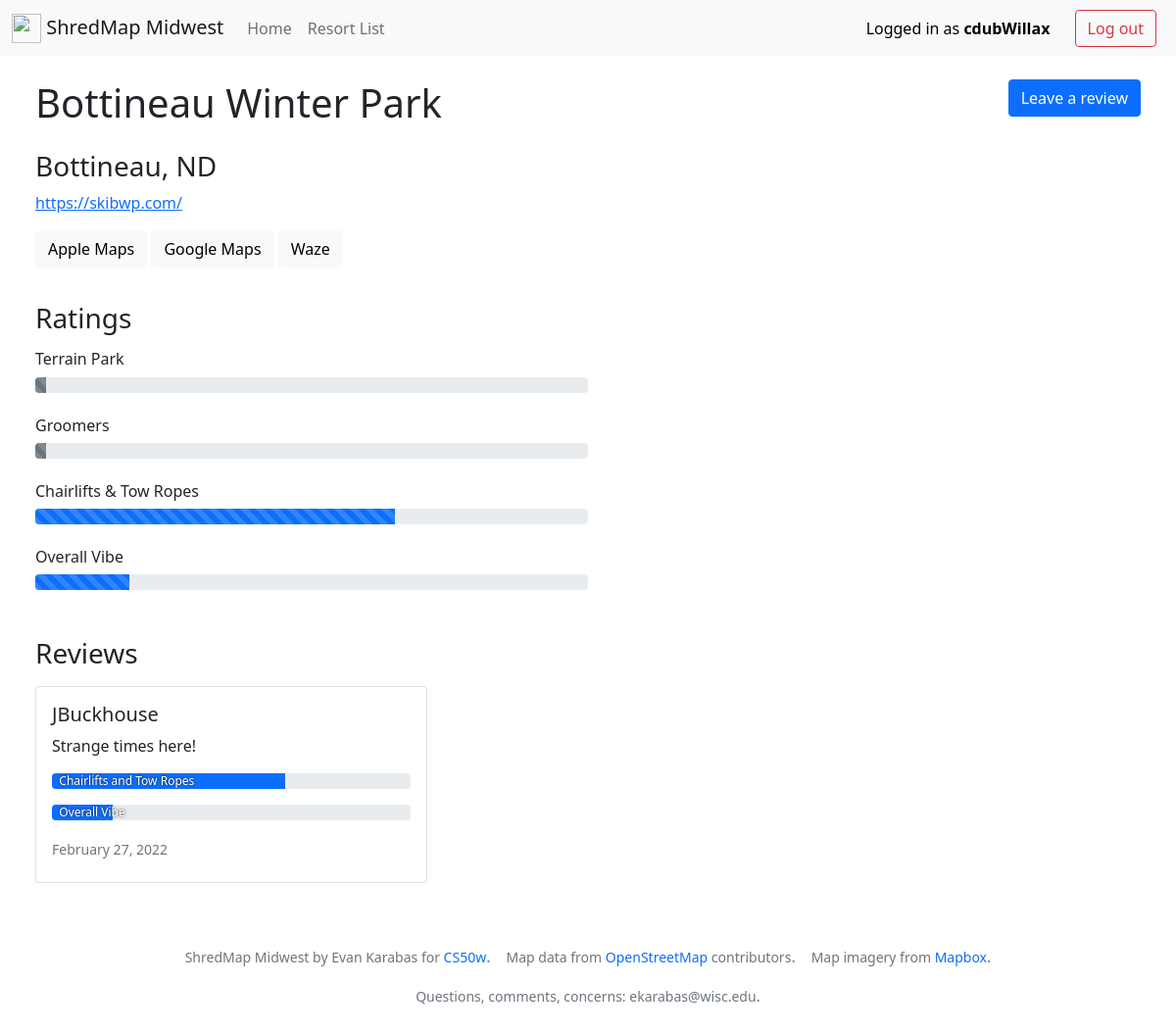
/3 (signed in), run on the app's committed database.
### shredmap_midwest/models.py (models this page shows, shortened)
class User(AbstractUser):
    pass

class Resort(models.Model):
    STATES = (
        ('ND', 'North Dakota'),
        ('SD', 'South Dakota'),
        ('MN', 'Minnesota'),
        ('WI', 'Wisconsin'),
        ('MI', 'Michigan'),
        ('IA', 'Iowa'),
        ('MO', 'Missouri'),
        ('IL', 'Illinois'),
        ('IN', 'Indiana'),
        ('OH', 'Ohio'),
    )
    name = models.CharField(max_length=100)
    state = models.CharField(max_length=2, choices=STATES)
    city = models.CharField(max_length=100)
    visitors = models.ManyToManyField(User, related_name="visited_resort")
    website = models.URLField()
    x = models.FloatField()
    y = models.FloatField()
    avg_park = models.FloatField(default=None, null=True, blank=True)
    avg_groomer = models.FloatField(default=None, null=True, blank=True)
    avg_lift = models.FloatField(default=None, null=True, blank=True)
    avg_vibe = models.FloatField(default=None, null=True, blank=True)

class Review(models.Model):
    author = models.ForeignKey(
        User, on_delete=models.CASCADE, related_name="review")
    resort = models.ForeignKey(
        Resort, on_delete=models.CASCADE, related_name="resort_review")
    message = models.TextField(default=None, null=True, blank=True)
    park_review = models.IntegerField(default=None, null=True, blank=True)
    groomer_review = models.IntegerField(default=None, null=True, blank=True)
    lift_review = models.IntegerField(default=None, null=True, blank=True)
    vibe_review = models.IntegerField(default=None, null=True, blank=True)
    timestamp = models.DateTimeField(auto_now_add=True)
    edited = models.BooleanField(default=False)

### shredmap_midwest/views.py (the view, shortened to what this page needs)
# urls.py: path("<int:resort_id>", views.resort_view, name="resort_view"),
def resort_view(request, resort_id):
    error = ""
    success = ""
    visited = False
    this_review = ""
    deleted = False
    try:
        resort = Resort.objects.get(pk=resort_id)
    except Resort.DoesNotExist:
        return JsonResponse({"error": "Resort not found."}, status=404)
    try:
        reviews = Review.objects.filter(resort=resort).order_by("-timestamp")
    except Review.DoesNotExist:
        return JsonResponse({"error": "Review not found."}, status=404)
    return render(request, "shredmap_midwest/resort.html", {
        "resort": resort,
        "reviews": reviews,
        "visited": visited,
        "this_review": this_review,
        "avg_park": reviews.aggregate(Avg('park_review')),
        "avg_groomer": reviews.aggregate(Avg('groomer_review')),
        "avg_lift": reviews.aggregate(Avg('lift_review')),
        "avg_vibe": reviews.aggregate(Avg('vibe_review')),
    })

### shredmap_midwest/templates/shredmap_midwest/resort.html (shortened to what this page needs)
{% extends "shredmap_midwest/layout.html" %}
{% block body %}
<div class="padding-please">
    <div>
        <h1 style="float: left">{{resort.name}}</h1>
        {% if user.is_authenticated %}
        {% if visited %}
        <button type="button" class="btn btn-danger desktop-button" data-bs-toggle="modal"
            data-bs-target="#deleteReviewModal">
            Delete your review
        </button>
        <button type="button" class="btn btn-secondary desktop-button" data-bs-toggle="modal"
            data-bs-target="#reviewModal">
            Update your review
        </button>
        {% else %}
        <button type="button" class="btn btn-primary desktop-button" data-bs-toggle="modal"
            data-bs-target="#reviewModal">
            Leave a review
        </button>
        {% endif %}
        {% endif %}
    </div>
    <br>
    <br>
    <br>
    <h3 class="fw-light">{{resort.city}}, {{resort.state}}</h3>
    <p class="fw-light"><a href="{{resort.website}}" target="_blank" rel="noopener noreferrer">{{resort.website}}</a>
    </p>
    <button type="button" class="btn btn-light directions-button"
        onClick="window.open('http://maps.apple.com/?ll={{resort.x}},{{resort.y}}', '_blank')">Apple Maps</button>
    <button type="button" class="btn btn-light directions-button"
        onClick="window.open('https://www.google.com/maps/@?api=1&map_action=map&center={{resort.x}}%2C{{resort.y}}', '_blank')">Google
        Maps</button>
    <button type="button" class="btn btn-light directions-button"
        onClick="window.open('https://waze.com/ul?ll={{resort.x}},{{resort.y}}', '_blank')">Waze</button>
    <br>
    <br>
    {% if reviews %}
    <h3 class="slight-margin-bottom">Ratings</h3>
    <div class="half-width">
        <h6 class="fw-light">Terrain Park</h6>
        <div class="progress">
            <div class="progress-bar progress-bar-striped progress-bar-animated {% if not avg_park.park_review__avg %} bg-secondary {% endif %}" role="progressbar" aria-valuenow="75"
                aria-valuemin="0" aria-valuemax="100" style="width: {{avg_park.park_review__avg}}%"></div>
        </div>
        <br>
        <h6 class="fw-light">Groomers</h6>
        <div class="progress">
            <div class="progress-bar progress-bar-striped progress-bar-animated {% if not avg_groomer.groomer_review__avg %} bg-secondary {% endif %}" role="progressbar" aria-valuenow="75"
                aria-valuemin="0" aria-valuemax="100" style="width: {{avg_groomer.groomer_review__avg}}%"></div>
        </div>
        <br>
        <h6 class="fw-light">Chairlifts & Tow Ropes</h6>
        <div class="progress">
            <div class="progress-bar progress-bar-striped progress-bar-animated {% if not avg_lift.lift_review__avg %} bg-secondary {% endif %}" role="progressbar" aria-valuenow="75"
                aria-valuemin="0" aria-valuemax="100" style="width: {{avg_lift.lift_review__avg}}%"></div>
        </div>
        <br>
        <h6 class="fw-light">Overall Vibe</h6>
        <div class="progress">
            <div class="progress-bar progress-bar-striped progress-bar-animated {% if not avg_vibe.vibe_review__avg %} bg-secondary {% endif %}" role="progressbar" aria-valuenow="75"
                aria-valuemin="0" aria-valuemax="100" style="width: {{avg_vibe.vibe_review__avg}}%">
            </div>
        </div>
    </div>
    <br>
    <br>
    {% endif %}
    <h3 class="slight-margin-bottom">Reviews</h3>
    {% if not reviews %}
    <p class="fw-light fs-5">This resort has no reviews yet.</p>
    {% else %}
    <div class="d-flex flex-wrap">
        {% for review in reviews %}
        <div class="card">
            <div class="card-body">
                <h5 class="card-title">{{review.author.username}}</h5>
                {% if review.message %}
                <p class="card-text">{{review.message}}</p>
                {% endif %}
                {% if review.lift_review %}
                <div class="progress slight-margin-bottom">
                    <div class="progress-bar" role="progressbar" style="width: {{review.lift_review}}%"
                        aria-valuemin="0" aria-valuemax="100">
                        <span class="progress-bar-text">Chairlifts and Tow Ropes</span>
                    </div>
                </div>
                {% endif %}
                {% if review.vibe_review %}
                <div class="progress">
                    <div class="progress-bar" role="progressbar" style="width: {{review.vibe_review}}%"
                        aria-valuemin="0" aria-valuemax="100">
                        <span class="progress-bar-text">Overall Vibe</span>
                    </div>
                </div>
                {% endif %}
                <br>
                {% if review.edited %}
                <h6 class="card-subtitle mb-2 text-muted fw-light"><small>Updated
                        {{review.timestamp | date:"F d, Y"}}</small>
                </h6>
                {% else %}
                <h6 class="card-subtitle mb-2 text-muted fw-light"><small>
                        {{review.timestamp | date:"F d, Y"}}</small>
                </h6>
                {% endif %}
            </div>
        </div>
        {% endfor %}
    </div>
    {% endif %}
</div>
{% endblock %}

### shredmap_midwest/templates/shredmap_midwest/layout.html (shortened to what this page needs)
{% load static %}
<!doctype html>
<html lang="en">
<head>
    <link href="https://cdn.jsdelivr.net/npm/bootstrap@5.1.3/dist/css/bootstrap.min.css" rel="stylesheet"
>
    <link rel="stylesheet" href="https://unpkg.com/leaflet@1.7.1/dist/leaflet.css"
 />
    <link rel="stylesheet" href="{% static 'shredmap_midwest/styles.css' %}">
</head>
<body>
    <nav class="navbar navbar-expand-lg navbar-light bg-light">
        <div class="container-fluid">
            <a class="navbar-brand" href="{% url 'index' %}">
                <img src="https://external-content.duckduckgo.com/iu/?u=https%3A%2F%2Fcdn.onlinewebfonts.com%2Fsvg%2Fimg_350758.png&f=1&nofb=1"
                    alt="" width="30" height="30" class="d-inline-block align-text-top">
                ShredMap Midwest
            </a>
          <div class="collapse navbar-collapse" id="navbarNavAltMarkup">
            <div class="navbar-nav">
              <a class="nav-link" href="{% url 'index' %}">Home</a>
              <a class="nav-link" href="{% url 'resorts' %}">Resort List</a>
            </div>
          </div>
          <div>
            {% if user.is_authenticated %}
            <a class="btn btn-link me-2 no-hover" id="logged_in">Logged in as <strong>{{request.user.username}}</strong></a>
            <a class="btn btn-outline-danger me-2 desktop-nav" href="{% url 'logout' %}" type="button">Log out</a>
            {% else %}
            <a class="btn btn-outline-primary me-2 desktop-nav" href="{% url 'register' %}" type="button">Register</a>
            <a class="btn btn-outline-primary me-2 desktop-nav" href="{% url 'login' %}" type="button">Log in</a>
            {% endif %}
        </div>
        </div>
      </nav>
</body>
<div class="body">
    {% block body %}
    {% endblock %}
</div>
<div class="container">
    <footer class="my-3">
        <ul class="nav justify-content-center pb-3 mb-3">
            <p class="nav-item px-2 text-muted fw-light"><small>ShredMap Midwest by Evan Karabas for <a
                        href="https://cs50.harvard.edu/web/2020/" class="no-underline">CS50w</a></small>.</p>
            <p class="nav-item px-2 text-muted fw-light"><small>Map data from <a
                        href="https://www.openstreetmap.org/copyright" class="no-underline">OpenStreetMap</a>
                    contributors</small>.</p>
            <p class="nav-item px-2 text-muted fw-light"><small>Map imagery from <a href="https://www.mapbox.com/"
                        class="no-underline">Mapbox</a></small>.</p>
            <p class="nav-item px-2 text-muted fw-light"><small>Questions, comments, concerns:
                    <strong>ekarabas@wisc.edu</strong></small>.</p>
        </ul>
    </footer>
</div>
</html>

### shredmap_midwest/static/shredmap_midwest/styles.css (style rules this page uses)
.btn-link { color: black; text-decoration: none; }
.no-hover { pointer-events: none; }
.no-underline { text-decoration: none; }
.padding-please { padding-top: 2%; padding-bottom: 2%; padding-left: 3%; padding-right: 3%; }
.half-width { width: 50%; }
.card { width: 25rem; margin-right: 2%; margin-bottom: 2%; }
.slight-margin-bottom { margin-bottom: 1rem; }
.progress-bar { text-align: left; padding-left: 2%; }
.progress-bar .progress-bar-text { position: absolute; text-shadow: 0px 0px 3px rgb(36, 36, 36); }
.desktop-button { float: right; margin-left: 1rem; }
.desktop-nav { display: inline-block; }
.directions-button { margin-bottom: 1%; }

### data on the page
User: user.username "cdubWillax"
Resort: name "Bottineau Winter Park", city "Bottineau", state "ND", website "https://skibwp.com/"
Review: author.username "JBuckhouse", message "Strange times here!", {{ review.lift_review }} 65 (drawn), {{ review.vibe_review }} 17 (drawn), timestamp "February 27, 2022"
